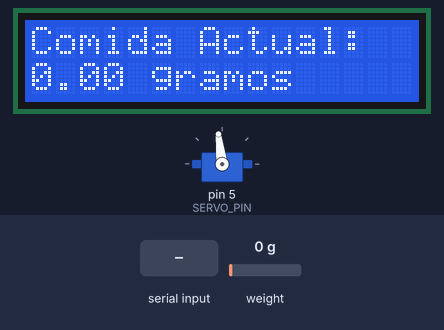
A sketch run on a simulated Arduino Uno, built with avr-gcc and run on an emulated ATmega328P. Shown: 16×2 character LCD, servo. The inputs (shaded band) are chosen by the test bench; at power-on: weight on the scale 0 g. What the sketch prints to the serial monitor is not drawn.

Above: at 12.7 s.
12.8 s: "t" received over Serial
At 17.1 s:
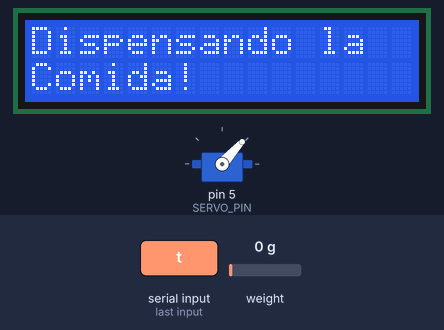
20.8 s: "o" received over Serial
At 24.2 s:
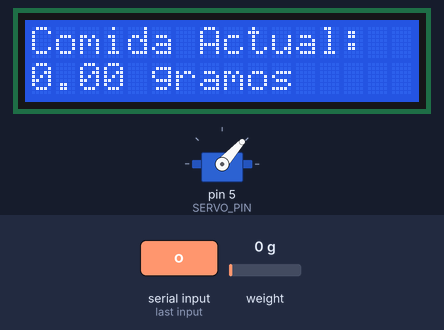
25.0 s: weight on the scale set to 100 g
At 28.3 s:
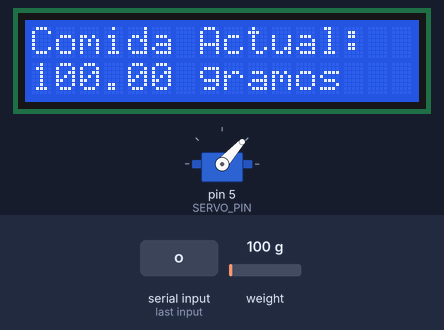
29.0 s: weight on the scale set to 1250 g
At 32.5 s:
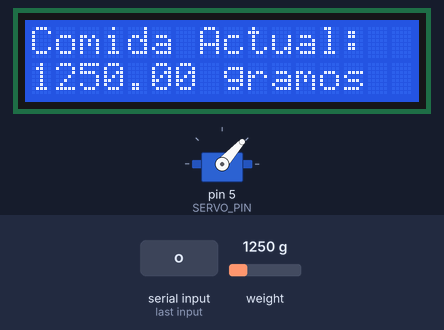
33.1 s: weight on the scale set to 2500 g
At 36.8 s:
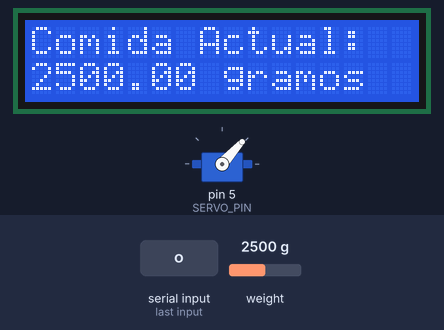
Timing chart, 0 to 38.3 s (numbered marks = the images above; inputs shaded):
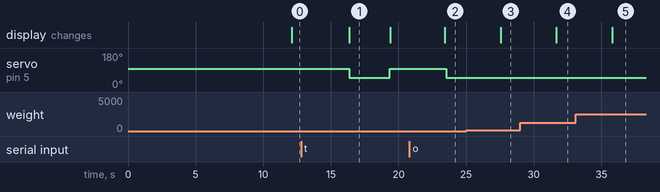

Measured:
- after the input at 12.8 s, servo on pin 5 (SERVO_PIN): 97° → 48° after 3.6 s, → 97° 3.0 s later; the display: changes after 3.6 s (image 1)
- after the input at 20.8 s, servo on pin 5 (SERVO_PIN): 97° → 48° after 2.7 s
- after the input at 25.0 s, the display: changes after 2.5 s (image 3)
- after the input at 29.0 s, the display: changes after 2.7 s (image 4)
- after the input at 33.1 s, the display: changes after 2.7 s (image 5)
- what the display in image 1 shows lasts 3.0 s, from 16.4 s to 19.4 s

The sketch:

dispensador.ino
```cpp
// Librerias
#include <Servo.h>
#include <LiquidCrystal_I2C.h>
#include <Wire.h>
#include "HX711.h"

// Pines
#define SERVO_PIN 5
#define BALANZA_DT_PIN 2
#define BALANZA_SCK_PIN 3

// Constantes Servo
#define OPENED true
#define CLOSED false
#define OPENED_DEGREES 48
#define CLOSED_DEGREES 97

// Variables Globales
LiquidCrystal_I2C lcd(0x27, 16, 2);
Servo servoMotor;
HX711 balanza;
bool servoStatus = CLOSED;

void servOpen() {
  servoMotor.write(OPENED_DEGREES);
  servoStatus = OPENED;
  Serial.print("Abriendo compuerta!\n");
  return;
}

void servClose() {
  servoMotor.write(CLOSED_DEGREES);
  servoStatus = CLOSED;
  Serial.print("Cerrando compuerta!\n");
  return;
}

void dispensar(unsigned long time) {
  Serial.print("Dispensando comida...");

  lcd.clear();
  lcd.print("Dispensando la");
  lcd.setCursor(0, 1);
  lcd.print("Comida!");

  servOpen();
  delay(time);
  servClose();

  lcd.clear();
  lcd.print("Comida");
  lcd.setCursor(0, 1);
  lcd.print("Dispensada!");

  Serial.print("Comida Dispensada!\n");
}

void updateLcd() {
  float peso = balanza.get_units(40);
  lcd.clear();
  lcd.print("Comida Actual:");
  lcd.setCursor(0, 1);
  lcd.print(peso);
  lcd.print(" gramos");
}

void setup() {
  // Iniciamos el monitor serie
  Serial.begin(9600);
  Serial.print("Iniciando Arduino...\n");

  // Iniciamos la pantalla e imprimimos texto inicial
  lcd.init();
  lcd.backlight();
  lcd.setCursor(0, 0);
  lcd.print("Tarando...");
  lcd.setCursor(0, 1);
  lcd.print("No coloque peso!");

  // Iniciamos el servo y lo establecemos en su posición inicial
  servoMotor.attach(SERVO_PIN);
  servoMotor.write(CLOSED_DEGREES);

  // Iniciamos la balanza y la taramos
  balanza.begin(BALANZA_DT_PIN, BALANZA_SCK_PIN);
  balanza.set_scale(-703.68);
  balanza.tare(80);

  Serial.print("Inicializacion Lista!\n");
}

void loop() {
  if (Serial.available() != 0) {
    char option = Serial.read();

    if (option == 'o') servOpen();
    else if (option == 'c') servClose();
    else if (option == 't') dispensar(3000);
    return;
  }

  updateLcd();
  delay(100);
}
```
